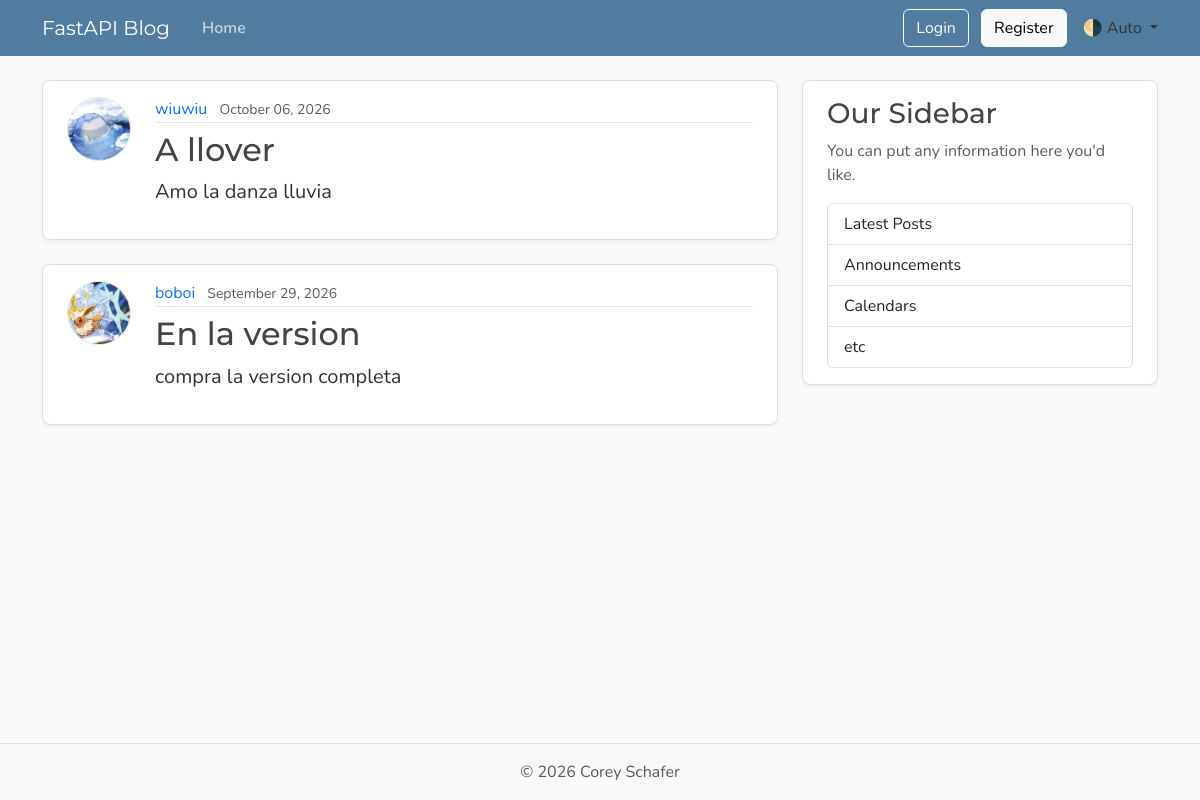
The page /posts on the database its author committed.
### models.py (models this page shows, shortened)
class Post(Base):
    __tablename__ = "posts"
    id: Mapped[int] = mapped_column(Integer, primary_key=True, index=True)
    title: Mapped[str] = mapped_column(String(100), nullable=False)
    content: Mapped[str] = mapped_column(Text, nullable=False)
    user_id: Mapped[int] = mapped_column(ForeignKey("users.id"), nullable=False, index=True)
    date_posted: Mapped[datetime] = mapped_column(DateTime(timezone=True), nullable=False, default=lambda: datetime.now(UTC))
    author: Mapped[User] = relationship("User", back_populates="posts")

class User(Base):
    __tablename__ = "users"
    id: Mapped[int] = mapped_column(Integer, primary_key=True, index=True)
    username: Mapped[str] = mapped_column(String(50), unique=True, nullable=False)
    email: Mapped[str] = mapped_column(String(120), unique=True, nullable=False)
    image_file: Mapped[str | None] = mapped_column(String(200), nullable=True, default=None)
    password_hash: Mapped[str] = mapped_column(String(200), nullable=False)
    posts: Mapped[list[Post]] = relationship("Post", back_populates="author", cascade="all, delete-orphan")

### main.py (the view)
@app.get("/", include_in_schema=False)
@app.get("/posts", include_in_schema=False)
async def home(request: Request, db: Annotated[AsyncSession, Depends(get_db)]):
    result = await db.execute(select(models.Post)
                              .options(selectinload(models.Post.author))
                              .order_by(models.Post.date_posted.desc()))
    posts = result.scalars().all()
    return templates.TemplateResponse(request, "home.html", {"posts": posts})

### templates/home.html
{% extends "layout.html" %}
{% block content %}
  {% for post in posts %}
    <article class="content-section py-3 px-4 mb-4">
      <div class="d-flex align-items-start gap-4">
        <img class="rounded-circle article-img flex-shrink-0"
             src="{{ post.author.image_path }}"
             alt="{{ post.author.username }}'s profile picture"
             width="64"
             height="64"
             loading="lazy">
        <div class="flex-grow-1">
          <div class="article-metadata mb-2">
            <a class="me-2" href="{{ url_for('user_posts', user_id=post.author.id) }}">{{ post.author.username }}</a>
            <small class="text-body-secondary">{{ post.date_posted.strftime('%B %d, %Y') }}</small>
          </div>
          <h2>
            <a class="article-title" href="{{ url_for('post_page', post_id=post.id) }}">{{ post.title }}</a>
          </h2>
          <p class="article-content">{{ post.content }}</p>
        </div>
      </div>
    </article>
  {% endfor %}
{% endblock content %}

### static/css/main.css (style rules this page uses)
:root { --font-heading: "Montserrat", system-ui, -apple-system, BlinkMacSystemFont, sans-serif; --font-body: "Nunito", system-ui, -apple-system, BlinkMacSystemFont, sans-serif; --color-bg-body: #fafafa; --color-bg-content: #ffffff; --color-text-primary: #333333; --color-text-heading: #444444; --color-steel: #527c9f; --color-nav-link: #cbd5db; --color-nav-link-hover: #ffffff; --color-link-hover: #428bca; --color-border: #dddddd; --color-border-light: #e3e3e3; --spacing-xl: 5rem; --article-img-size: 4rem; --account-img-size: 7.813rem; }
body { font-family: var(--font-body); background: var(--color-bg-body); color: var(--color-text-primary); }
h1, h2, h3, h4, h5, h6 { font-family: var(--font-heading); color: var(--color-text-heading); }
a { text-decoration: none; }
.content-section { background: var(--color-bg-content); border: 1px solid var(--color-border); border-radius: 0.5rem; box-shadow: 0 2px 4px rgba(15, 23, 42, 0.05); transition: box-shadow 0.15s ease, transform 0.15s ease, border-color 0.15s ease; }
.article-title { color: var(--color-text-heading); transition: color 0.2s ease-in-out; }
.article-content { white-space: pre-line; font-size: 1.25rem; }
.article-img { height: var(--article-img-size); width: var(--article-img-size); flex-shrink: 0; object-fit: cover; border: 1px solid var(--color-border-light); box-shadow: 0 0 0 2px var(--color-bg-content); }
.article-metadata { padding-bottom: 0.063rem; border-bottom: 1px solid var(--color-border-light); }
.article-metadata a { transition: color 0.2s ease-in-out; }

### rows shown on the page
Post: author.image_path (picture), author.username "wiuwiu", date_posted "October 06, 2026", title "A llover", content "Amo la danza lluvia"
Post: author.image_path (picture), author.username "boboi", date_posted "September 29, 2026", title "En la version", content "compra la version completa"
